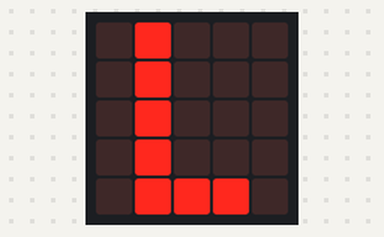
This program was run on a simulated BBC micro:bit (MakeCode). Shown: the board's 5×5 LED display.

Above: at 0.2 s.
At 2.2 s:
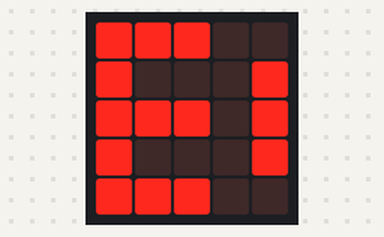
At 4.2 s:
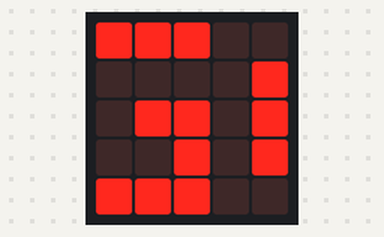
At 8.2 s:
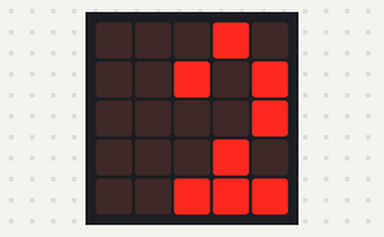
At 12.2 s:
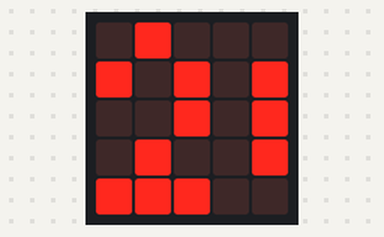
At 16.22 s:
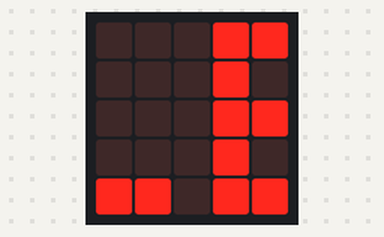

The program:

main.ts
```typescript
basic.forever(function () {
    basic.showLeds(`
        . # . . .
        . # . . .
        . # . . .
        . # . . .
        . # # # .
        `)
    basic.showLeds(`
        # . . . #
        # . . . #
        # . . . #
        # . . . #
        # # # . #
        `)
    basic.showLeds(`
        . . . # #
        . . . # .
        . . . # #
        . . . # .
        # # . # #
        `)
    basic.showLeds(`
        . . # # #
        . . # . .
        . . # # #
        . . # . .
        # . # # #
        `)
    basic.showLeds(`
        . # # # .
        . # . . .
        . # # # .
        . # . . .
        . # # # .
        `)
    basic.showLeds(`
        # # # . .
        # . . . #
        # # # . #
        # . . . #
        # # # . .
        `)
    basic.showLeds(`
        # # . . #
        . . . # .
        # # . # .
        . . . # .
        # # . . #
        `)
    basic.showLeds(`
        # . . # #
        . . # . .
        # . # . #
        . . # . .
        # . . # #
        `)
    basic.showLeds(`
        . . # # #
        . # . . .
        . # . # #
        . # . . #
        . . # # #
        `)
    basic.showLeds(`
        . # # # .
        # . . . .
        # . # # .
        # . . # .
        . # # # .
        `)
    basic.showLeds(`
        # # # . .
        . . . . #
        . # # . #
        . . # . #
        # # # . .
        `)
    basic.showLeds(`
        # # . . #
        . . . # .
        # # . # .
        . # . # .
        # # . . #
        `)
    basic.showLeds(`
        # . . # #
        . . # . .
        # . # . .
        # . # . .
        # . . # #
        `)
    basic.showLeds(`
        . . # # .
        . # . . #
        . # . . #
        . # . . #
        . . # # .
        `)
    basic.showLeds(`
        . # # . .
        # . . # .
        # . . # .
        # . . # .
        . # # . .
        `)
    basic.showLeds(`
        # # . . .
        . . # . .
        . . # . .
        . . # . .
        # # . . .
        `)
    basic.showLeds(`
        # . . . .
        . # . . .
        . # . . .
        . # . . .
        # . . . .
        `)
    basic.showLeds(`
        . . . . .
        # . . . .
        # . . . .
        # . . . .
        . . . . .
        `)
    basic.showLeds(`
        . . . . .
        . . . . #
        . . . . .
        . . . . .
        . . . . #
        `)
    basic.showLeds(`
        . . . . #
        . . . # .
        . . . . .
        . . . . #
        . . . # #
        `)
    basic.showLeds(`
        . . . # .
        . . # . #
        . . . . #
        . . . # .
        . . # # #
        `)
    basic.showLeds(`
        . . # . .
        . # . # .
        . . . # .
        . . # . .
        . # # # .
        `)
    basic.showLeds(`
        . # . . .
        # . # . #
        . . # . #
        . # . . #
        # # # . .
        `)
    basic.showLeds(`
        # . . . #
        . # . # .
        . # . # .
        # . . # .
        # # . . #
        `)
    basic.showLeds(`
        . . . # .
        # . # . #
        # . # . #
        . . # . #
        # . . # .
        `)
    basic.showLeds(`
        . . # . .
        . # . # .
        . # . # .
        . # . # .
        . . # . .
        `)
    basic.showLeds(`
        . # . . .
        # . # . #
        # . # . .
        # . # . .
        . # . . #
        `)
    basic.showLeds(`
        # . . . #
        . # . # .
        . # . . .
        . # . . #
        # . . # #
        `)
    basic.showLeds(`
        . . . # .
        # . # . #
        # . . . #
        # . . # .
        . . # # #
        `)
    basic.showLeds(`
        . . # . .
        . # . # .
        . . . # .
        . . # . .
        . # # # .
        `)
    basic.showLeds(`
        . # . . .
        # . # . #
        . . # . #
        . # . . #
        # # # . .
        `)
    basic.showLeds(`
        # . . . #
        . # . # .
        . # . # #
        # . . # .
        # # . . #
        `)
    basic.showLeds(`
        . . . # #
        # . # . .
        # . # # #
        . . # . #
        # . . # #
        `)
    basic.showLeds(`
        . . # # .
        . # . . .
        . # # # .
        . # . # .
        . . # # .
        `)
    basic.showLeds(`
        . # # . .
        # . . . .
        # # # . .
        # . # . .
        . # # . .
        `)
    basic.showLeds(`
        # # . . .
        . . . . .
        # # . . .
        . # . . .
        # # . . .
        `)
    basic.showLeds(`
        # . . . .
        . . . . .
        # . . . .
        # . . . .
        # . . . .
        `)
    basic.showLeds(`
        . . . . .
        . . . . .
        . . . . .
        . . . . .
        . . . . .
        `)
})
```

test.ts
```typescript
// test ender her, dette bliver ikke kompileret, når denne pakke bruges som en udvidelse.
```

Measured:
- by itself, everything shown: repeats every 15.2 s, in 38 steps
- what the display in image 1 shows lasts 0.4 s, from 2.0 s to 2.4 s
